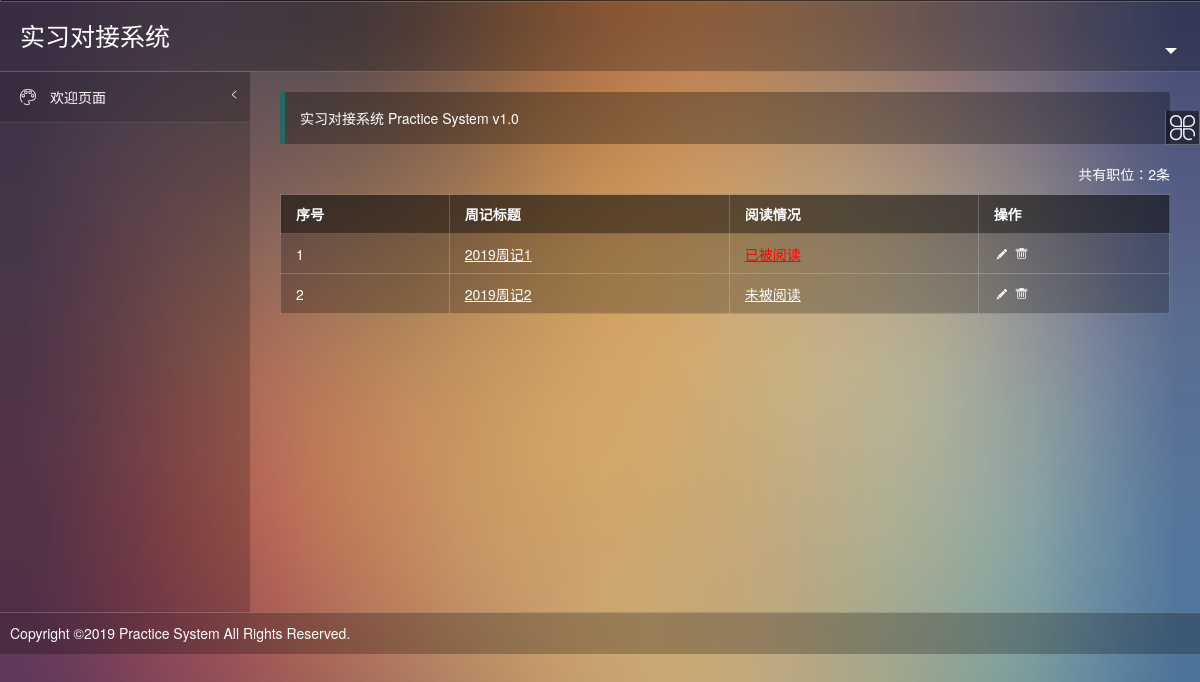
The page /practice/student/reporthistory/ (signed in) on the database its author committed.
### practice/models.py (models this page shows, shortened)
class WeekRecord(models.Model):
    weekRecord_id = models.IntegerField(primary_key=True)
    stu_id = models.ForeignKey(Student,  db_column='stu_id', on_delete=models.CASCADE)
    recordTitle = models.CharField(max_length=256)
    recordContent = models.CharField(max_length=4096)
    readed = models.BooleanField(default=False)

### practice/student/views.py (the view)
# urls.py: path('reporthistory/', views.reporthistory, name='reporthistory'),  # 已写周记菜单
def reporthistory(request):
    session = request.session
    role_id = int(session['role_id'])
    stu_id = int(session['user_id'])
    context = {}
    context['menu'] = daoapp.getMenu(role_id=role_id)
    context['username'] = daoapp.getUsername(role_id, stu_id)
    context['role_name'] = 'student'
    student = Student.objects.get(stu_id=stu_id)
    weekRecords = WeekRecord.objects.filter(stu_id=student)
    context['weekRecords'] = weekRecords
    return render(request, 'practice/reportlist.html', context)

### practice/daoapp.py (called while the page is built)
def getMenu(role_id):
    role_id = int(role_id)
    datas = Menu.objects.filter(role_id = role_id)
    parentMenu = {}
    menu = {}
    for m in datas:
        if m.parent_id == 0:
            parentMenu[m.menu_id] = m.menu_name
            menu[m.menu_name] = {}
            menu[m.menu_name][m.menu_name] = m.url_name
    for m in datas:
        if m.parent_id != 0:
            pmenuname = parentMenu[m.parent_id]
            if pmenuname in menu[pmenuname].keys():
                del menu[pmenuname][pmenuname]
            menu[pmenuname][m.menu_name] = m.url_name
    return menu

def getUsername(role_id, user_id):
    username = ''
    if not isinstance(role_id, int) or not isinstance(user_id, int):
        return None
    if role_id == 2:    #如果是老师
        username = Teacher.objects.get(tea_id=user_id).tea_name
    elif role_id == 3:  #如果是企业
        username = Enterprise.objects.get(ent_id=user_id).ent_name
    elif role_id == 4:  #如果是学生
        username = Student.objects.get(stu_id=user_id).stu_name
    return username

### practice/templates/practice/reportlist.html (shortened to what this page needs)
{% extends 'practice/template.html' %}
{% block frame %}
<span class="x-right" style="line-height:40px">共有职位：{{ weekRecords|length }}条</span>
<table class="layui-table">
    <thead>
    <tr>
        <th>
            序号
        </th>
        <th>
            周记标题
        </th>
        {% if role_name == 'student' %}
        <th>
            阅读情况
        </th>
        {% endif %}
        <th>
            操作
        </th>
    </tr>
    </thead>
    <tbody>
    {% for weekRecord in weekRecords %}
    <tr>
        <td>
            {{ forloop.counter }}
        </td>
        <td>
            <u style="cursor:pointer" onclick="member_show('{{ weekRecord.recordTitle }}','/practice/{{ role_name }}/showreport/{{ weekRecord.weekRecord_id }}/','800','500')">
                {{ weekRecord.recordTitle }}
            </u>
        </td>
        {% if role_name == 'student' %}
            {% if weekRecord.readed %}
            <td>
                <u style="color:red">已被阅读</u>
            </td>
            {% else %}
            <td>
                <u>未被阅读</u>
            </td>
            {% endif %}
        {% endif %}
        <td class="td-manage">
            {% if role_name == 'teacher' %}
            {% if readed %}
            <u style="color:red">已阅读</u>
            {% else %}
            <a title="标记阅读" href="/practice/{{ role_name }}/doread/{{ weekRecord.weekRecord_id }}/"
               class="ml-5" style="text-decoration:none">
                <u>标记阅读</u>
            </a>
            {% endif %}
            {% else %}
            <a title="编辑" href="/practice/{{ role_name }}/editreport/{{ weekRecord.weekRecord_id }}/"
               class="ml-5" style="text-decoration:none">
                <i class="layui-icon">&#xe642;</i>
            </a>
            <a title="删除" href="javascript:;" onclick="member_del(this, {{ weekRecord.weekRecord_id }})"
               style="text-decoration:none">
                <i class="layui-icon">&#xe640;</i>
            </a>
            {% endif %}
        </td>
    </tr>
    {% endfor %}
    </tbody>
</table>
{% endblock %}

### practice/static/practice/css/xadmin.css (style rules this page uses)
* { margin: 0px; padding: 0px; font-family: "Helvetica Neue", Helvetica, Arial, sans-serif; }
a { text-decoration: none; }
html { width: 100%; }
body { width: 100%; background-color: #54364a; background-image: url(../images/a.jpg); background-repeat: no-repeat; background-size: cover; color: #ffffff; }
.x-right { float: right; }

### rows shown on the page
WeekRecord: recordTitle "2019周记1", readed "已被阅读"
WeekRecord: recordTitle "2019周记2", readed "未被阅读"

### other values the page prints
{{ weekRecords|length }} "2"
